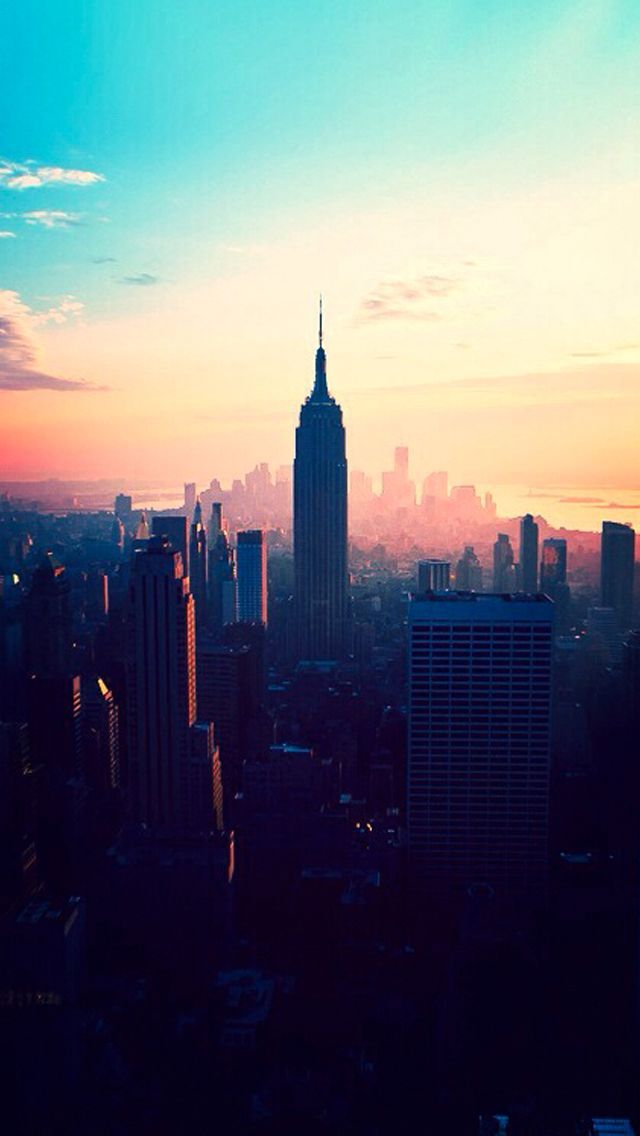
#> input picture src/CNN/Lectures/Lecture02/img.jpg, 640 x 1136 px
$ python assign2.py
#> lines starting #> are read from the running program, lines starting #| are printed output that depends on the picture
from PIL import Image
import numpy as np
from scipy import signal

def boxfilter(n):
    assert n%2 == 1, "Dimension must be odd"
    constant = 1/float(n*n)
    return np.full((n,n), constant)

def gaussian(x, sigma):
    return np.exp(-(x**2) / (2*sigma**2))

def normalize(x):
    total = np.sum(x)
    return x/total

def gauss1d(sigma):
    length = int(6*sigma)
    if(not(length & 1)):
        length += 1
    center = length//2
    array = np.arange(-center,center+1)
    vfunc = np.vectorize(gaussian)
    return normalize(vfunc(array,sigma))

def gauss2d(sigma):
    one_d_gauss = gauss1d(sigma)
    #To get a 2d gaussian filter, take the 1d gaussian and
    #convolve it with its transpose
    two_d_gauss = signal.convolve2d(one_d_gauss[np.newaxis].T, one_d_gauss[np.newaxis])
    return two_d_gauss


def image_to_greyscale_array(filepath):
#> called with filepath = 'img.jpg'
    img = Image.open(filepath)
#> img is the input picture: PIL image 640x1136 RGB; mean R, G, B 100, 108.8, 117.1
    grey = img.convert('L')
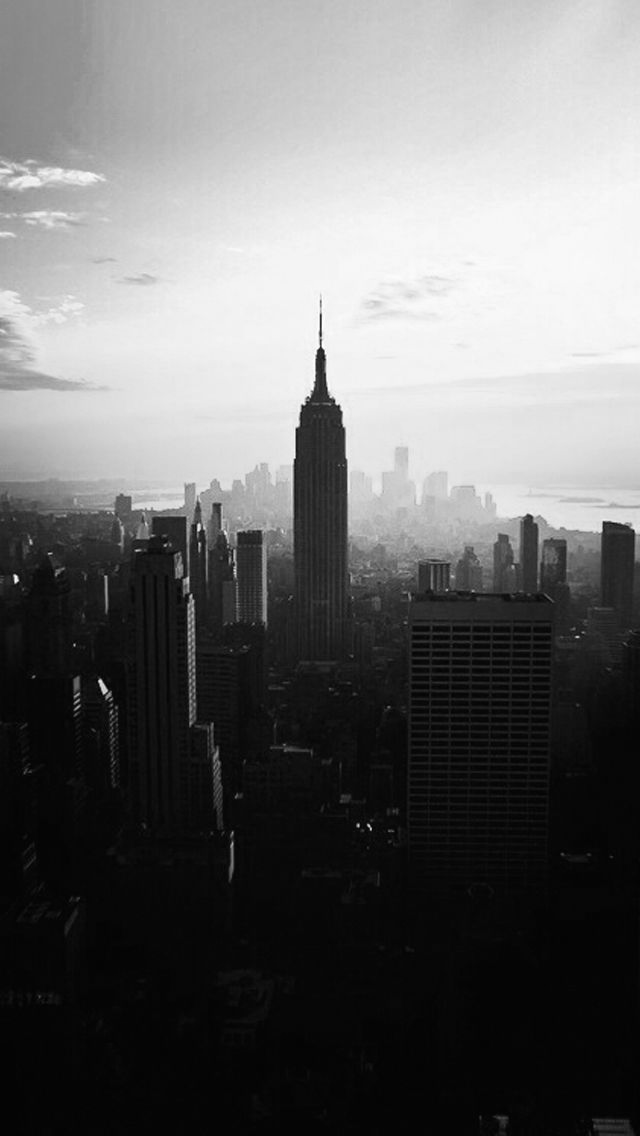
#> grey: PIL image 640x1136 L; min 1, max 254, mean 107.2
    return np.array(grey)
def save_image(img, name):
#> called with name = 'convolved.jpg'
    im = Image.fromarray(img)
    im = im.convert('RGB') #need this, get an IO error otherwise
#> im: PIL image 640x1136 RGB
    im.save(name)

def gaussconvolve2d(array, sigma):
    gauss_filter = gauss2d(sigma)
    return signal.convolve2d(array,gauss_filter,'same')#same makes result the same size as image


#Test 1
print (boxfilter(3))
#print (boxfilter(4)) assertion error
print (boxfilter(5))

#Test 2
print (gauss1d(0.3))
print (gauss1d(0.5))
print (gauss1d(1))
print (gauss1d(2))

#Test 3
print (gauss2d(0.5))
print (gauss2d(1))

#Test 4
img = image_to_greyscale_array("img.jpg")
convolved_image = gaussconvolve2d(img, 3.0)
save_image(convolved_image, "convolved.jpg")
